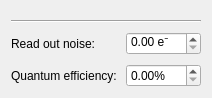
<?xml version="1.0" encoding="UTF-8"?>
<ui version="4.0">
 <class>Form</class>
 <widget class="QWidget" name="Form">
  <property name="geometry">
   <rect>
    <x>0</x>
    <y>0</y>
    <width>192</width>
    <height>97</height>
   </rect>
  </property>
  <property name="windowTitle">
   <string>Form</string>
  </property>
  <layout class="QVBoxLayout" name="verticalLayout_2">
   <property name="spacing">
    <number>9</number>
   </property>
   <item>
    <widget class="PresetPickerWidget" name="presetPicker" native="true"/>
   </item>
   <item>
    <widget class="Line" name="line">
     <property name="orientation">
      <enum>Qt::Horizontal</enum>
     </property>
    </widget>
   </item>
   <item>
    <layout class="QFormLayout" name="formLayout">
     <item row="0" column="1">
      <widget class="QDoubleSpinBox" name="editReadOutNoise">
       <property name="suffix">
        <string> e⁻</string>
       </property>
      </widget>
     </item>
     <item row="0" column="0">
      <widget class="QLabel" name="lblReadOutNoise">
       <property name="text">
        <string>Read out noise:</string>
       </property>
      </widget>
     </item>
     <item row="1" column="0">
      <widget class="QLabel" name="lblQuantumEfficiency">
       <property name="text">
        <string>Quantum efficiency:</string>
       </property>
      </widget>
     </item>
     <item row="1" column="1">
      <widget class="QDoubleSpinBox" name="editQuantumEfficiency">
       <property name="prefix">
        <string/>
       </property>
       <property name="suffix">
        <string>%</string>
       </property>
       <property name="maximum">
        <double>100.000000000000000</double>
       </property>
      </widget>
     </item>
    </layout>
   </item>
  </layout>
 </widget>
 <customwidgets>
  <customwidget>
   <class>PresetPickerWidget</class>
   <extends>QWidget</extends>
   <header>frcpredict.ui</header>
   <container>1</container>
  </customwidget>
 </customwidgets>
 <resources/>
 <connections/>
</ui>
